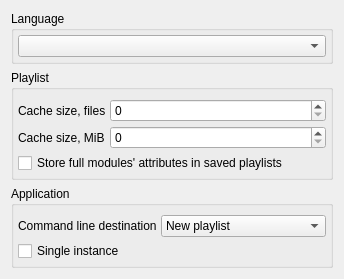
<?xml version="1.0" encoding="UTF-8"?>
<ui version="4.0">
 <class>UI::InterfaceSettingsWidget</class>
 <widget class="QWidget" name="UI::InterfaceSettingsWidget">
  <property name="geometry">
   <rect>
    <x>0</x>
    <y>0</y>
    <width>344</width>
    <height>246</height>
   </rect>
  </property>
  <property name="windowTitle">
   <string>Interface</string>
  </property>
  <layout class="QVBoxLayout" name="verticalLayout">
   <item>
    <widget class="QGroupBox" name="languageGroupBox">
     <property name="title">
      <string>Language</string>
     </property>
     <layout class="QVBoxLayout" name="languagesLayout">
      <property name="spacing">
       <number>4</number>
      </property>
      <property name="margin">
       <number>4</number>
      </property>
      <item>
       <widget class="QComboBox" name="languageSelect"/>
      </item>
     </layout>
    </widget>
   </item>
   <item>
    <widget class="QGroupBox" name="playlistGroupBox">
     <property name="title">
      <string>Playlist</string>
     </property>
     <layout class="QFormLayout" name="formLayout">
      <property name="horizontalSpacing">
       <number>4</number>
      </property>
      <property name="verticalSpacing">
       <number>4</number>
      </property>
      <property name="leftMargin">
       <number>4</number>
      </property>
      <property name="rightMargin">
       <number>4</number>
      </property>
      <property name="bottomMargin">
       <number>4</number>
      </property>
      <item row="0" column="0">
       <widget class="QLabel" name="labelPlaylistCachedFiles">
        <property name="toolTip">
         <string>Specifies how many opened files can be cached per playlist</string>
        </property>
        <property name="text">
         <string>Cache size, files</string>
        </property>
       </widget>
      </item>
      <item row="0" column="1">
       <widget class="QSpinBox" name="playlistCachedFiles">
        <property name="maximum">
         <number>10000</number>
        </property>
       </widget>
      </item>
      <item row="1" column="0">
       <widget class="QLabel" name="labelPlaylistCachedMemory">
        <property name="toolTip">
         <string>Specifies per playlist cache memory usage limit</string>
        </property>
        <property name="text">
         <string>Cache size, MiB</string>
        </property>
       </widget>
      </item>
      <item row="1" column="1">
       <widget class="QSpinBox" name="playlistCacheLimit">
        <property name="maximum">
         <number>100</number>
        </property>
       </widget>
      </item>
      <item row="2" column="0" colspan="2">
       <widget class="QCheckBox" name="playlistStoreAllProperties">
        <property name="toolTip">
         <string>Store all module attributes and properties instead of only custom</string>
        </property>
        <property name="text">
         <string>Store full modules' attributes in saved playlists</string>
        </property>
       </widget>
      </item>
     </layout>
    </widget>
   </item>
   <item>
    <widget class="QGroupBox" name="appGroupBox">
     <property name="title">
      <string>Application</string>
     </property>
     <layout class="QFormLayout" name="formLayout_2">
      <property name="horizontalSpacing">
       <number>4</number>
      </property>
      <property name="verticalSpacing">
       <number>4</number>
      </property>
      <property name="leftMargin">
       <number>4</number>
      </property>
      <property name="rightMargin">
       <number>4</number>
      </property>
      <property name="bottomMargin">
       <number>4</number>
      </property>
      <item row="1" column="0">
       <widget class="QLabel" name="cmdlineTargetLabel">
        <property name="toolTip">
         <string>Target for items passed via commandline</string>
        </property>
        <property name="text">
         <string>Command line destination</string>
        </property>
       </widget>
      </item>
      <item row="1" column="1">
       <widget class="QComboBox" name="cmdlineTarget">
        <item>
         <property name="text">
          <string>New playlist</string>
         </property>
        </item>
        <item>
         <property name="text">
          <string>Active playlist</string>
         </property>
        </item>
        <item>
         <property name="text">
          <string>Visible playlist</string>
         </property>
        </item>
       </widget>
      </item>
      <item row="2" column="0" colspan="2">
       <widget class="QCheckBox" name="appSingleInstance">
        <property name="toolTip">
         <string>Changes applied after application restart</string>
        </property>
        <property name="text">
         <string>Single instance</string>
        </property>
       </widget>
      </item>
     </layout>
    </widget>
   </item>
   <item>
    <spacer name="verticalSpacer">
     <property name="orientation">
      <enum>Qt::Vertical</enum>
     </property>
     <property name="sizeHint" stdset="0">
      <size>
       <width>20</width>
       <height>40</height>
      </size>
     </property>
    </spacer>
   </item>
  </layout>
 </widget>
 <resources/>
 <connections/>
</ui>
